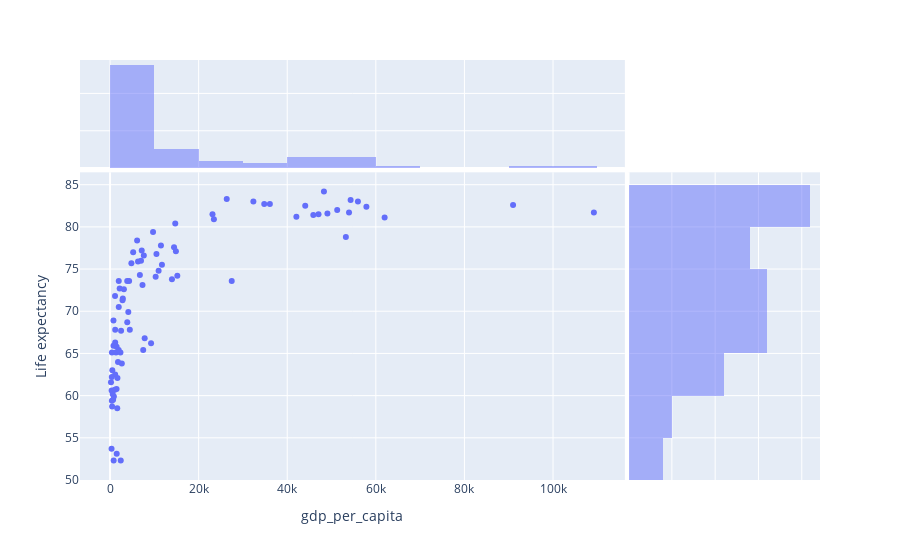

Source (notebook cell):
### Code cell
px.scatter(gdp_pop_le.query("Year == 2017"), x = "gdp_per_capita", y = "Life expectancy", marginal_y = "histogram", marginal_x= "histogram")

### Figure 1 — Plotly figure (JSON) as saved in the notebook; plotly's stock layout.template omitted (floating-point values rounded to 4 significant figures)
{"data": [{"hovertemplate": "gdp_per_capita=%{x}<br>Life expectancy=%{y}<extra></extra>", "legendgroup": "", "marker": {"color": "#636efa", "symbol": "circle"}, "mode": "markers", "name": "", "orientation": "v", "showlegend": false, "type": "scatter", "x": [4817.0, 10480.0, 55960.0, 49070.0, 27470.0, 1127.0, 45890.0, 4300.0, 860.0, 2491.0, 7819.0, 10970.0, 688.5, 213.3, 1472.0, 51280.0, 339.6, 817.0, 14720.0, 7150.0, 7625.0, 2652.0, 9704.0, 1623.0, 408.8, 61990.0, 7326.0, 5219.0, 2817.0, 4463.0, 47060.0, 44060.0, 9260.0, 1796.0, 23440.0, 3124.0, 3886.0, 2172.0, 1964.0, 4120.0, 6989.0, 36070.0, 34810.0, 48280.0, 1157.0, 1504.0, 354.5, 109200.0, 421.9, 512.7, 11710.0, 1347.0, 10300.0, 1484.0, 772.5, 53950.0, 1963.0, 393.7, 2413.0, 90980.0, 1158.0, 11490.0, 2348.0, 3874.0, 6314.0, 2884.0, 23130.0, 779.7, 6736.0, 1166.0, 13970.0, 466.7, 54310.0, 7486.0, 26340.0, 32350.0, 1946.0, 57870.0, 6110.0, 584.9, 15190.0, 14860.0, 42070.0, 53230.0, 14450.0, 1670.0, 1077.0], "xaxis": "x", "y": [75.7, 76.8, 83, 81.6, 73.6, 71.8, 81.4, 73.6, 59.9, 67.7, 66.8, 74.8, 59.5, 61.6, 60.8, 82, 53.7, 52.3, 80.4, 77.2, 76.6, 63.8, 79.4, 58.5, 59.4, 81.1, 73.1, 77, 71.3, 67.8, 81.5, 82.5, 66.2, 64, 80.9, 72.6, 68.7, 72.7, 70.5, 69.9, 76, 82.7, 82.7, 84.2, 62.5, 53.1, 60.6, 81.7, 65.1, 63, 75.5, 65.1, 74.1, 65.8, 68.9, 81.7, 73.6, 62.2, 52.3, 82.6, 66.3, 77.8, 65.1, 73.6, 75.9, 71.5, 81.5, 65.9, 74.3, 67.8, 73.8, 58.7, 83.2, 65.4, 83.3, 83, 65.4, 82.4, 78.4, 60.2, 74.2, 77.1, 81.2, 78.8, 77.6, 62.1, 60.7], "yaxis": "y"}, {"alignmentgroup": "True", "bingroup": "x", "hovertemplate": "gdp_per_capita=%{x}<br>count=%{y}<extra></extra>", "legendgroup": "", "marker": {"color": "#636efa"}, "name": "", "offsetgroup": "", "opacity": 0.5, "showlegend": false, "type": "histogram", "x": [4817.0, 10480.0, 55960.0, 49070.0, 27470.0, 1127.0, 45890.0, 4300.0, 860.0, 2491.0, 7819.0, 10970.0, 688.5, 213.3, 1472.0, 51280.0, 339.6, 817.0, 14720.0, 7150.0, 7625.0, 2652.0, 9704.0, 1623.0, 408.8, 61990.0, 7326.0, 5219.0, 2817.0, 4463.0, 47060.0, 44060.0, 9260.0, 1796.0, 23440.0, 3124.0, 3886.0, 2172.0, 1964.0, 4120.0, 6989.0, 36070.0, 34810.0, 48280.0, 1157.0, 1504.0, 354.5, 109200.0, 421.9, 512.7, 11710.0, 1347.0, 10300.0, 1484.0, 772.5, 53950.0, 1963.0, 393.7, 2413.0, 90980.0, 1158.0, 11490.0, 2348.0, 3874.0, 6314.0, 2884.0, 23130.0, 779.7, 6736.0, 1166.0, 13970.0, 466.7, 54310.0, 7486.0, 26340.0, 32350.0, 1946.0, 57870.0, 6110.0, 584.9, 15190.0, 14860.0, 42070.0, 53230.0, 14450.0, 1670.0, 1077.0], "xaxis": "x3", "yaxis": "y3"}, {"alignmentgroup": "True", "bingroup": "y", "hovertemplate": "Life expectancy=%{y}<br>count=%{x}<extra></extra>", "legendgroup": "", "marker": {"color": "#636efa"}, "name": "", "offsetgroup": "", "opacity": 0.5, "showlegend": false, "type": "histogram", "xaxis": "x2", "y": [75.7, 76.8, 83, 81.6, 73.6, 71.8, 81.4, 73.6, 59.9, 67.7, 66.8, 74.8, 59.5, 61.6, 60.8, 82, 53.7, 52.3, 80.4, 77.2, 76.6, 63.8, 79.4, 58.5, 59.4, 81.1, 73.1, 77, 71.3, 67.8, 81.5, 82.5, 66.2, 64, 80.9, 72.6, 68.7, 72.7, 70.5, 69.9, 76, 82.7, 82.7, 84.2, 62.5, 53.1, 60.6, 81.7, 65.1, 63, 75.5, 65.1, 74.1, 65.8, 68.9, 81.7, 73.6, 62.2, 52.3, 82.6, 66.3, 77.8, 65.1, 73.6, 75.9, 71.5, 81.5, 65.9, 74.3, 67.8, 73.8, 58.7, 83.2, 65.4, 83.3, 83, 65.4, 82.4, 78.4, 60.2, 74.2, 77.1, 81.2, 78.8, 77.6, 62.1, 60.7], "yaxis": "y2"}], "layout": {"barmode": "overlay", "legend": {"tracegroupgap": 0}, "margin": {"t": 60}, "xaxis": {"anchor": "y", "domain": [0, 0.7363], "title": {"text": "gdp_per_capita"}}, "xaxis2": {"anchor": "y2", "domain": [0.7413, 1], "matches": "x2", "showgrid": true, "showline": false, "showticklabels": false, "ticks": ""}, "xaxis3": {"anchor": "y3", "domain": [0, 0.7363], "matches": "x", "showgrid": true, "showticklabels": false}, "xaxis4": {"anchor": "y4", "domain": [0.7413, 1], "matches": "x2", "showgrid": true, "showline": false, "showticklabels": false, "ticks": ""}, "yaxis": {"anchor": "x", "domain": [0, 0.7326], "title": {"text": "Life expectancy"}}, "yaxis2": {"anchor": "x2", "domain": [0, 0.7326], "matches": "y", "showgrid": true, "showticklabels": false}, "yaxis3": {"anchor": "x3", "domain": [0.7426, 1], "matches": "y3", "showgrid": true, "showline": false, "showticklabels": false, "ticks": ""}, "yaxis4": {"anchor": "x4", "domain": [0.7426, 1], "matches": "y3", "showgrid": true, "showline": false, "showticklabels": false, "ticks": ""}}}
